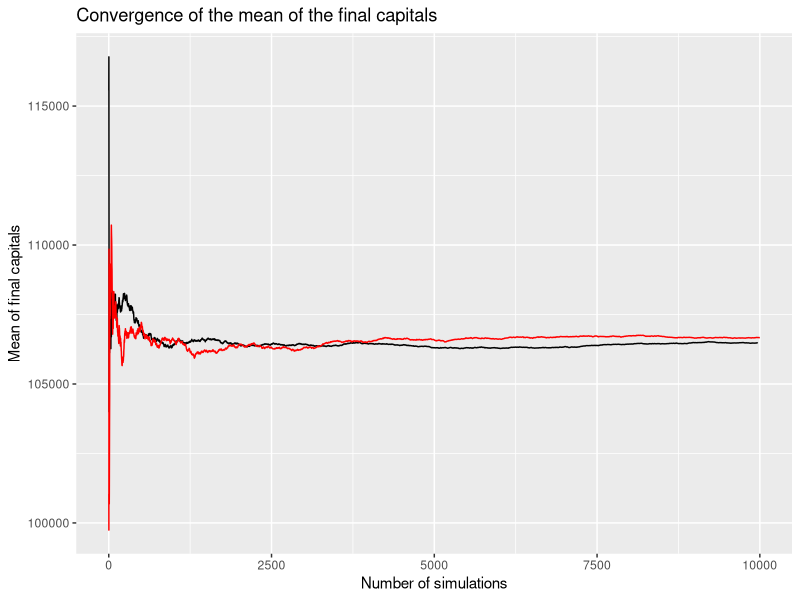
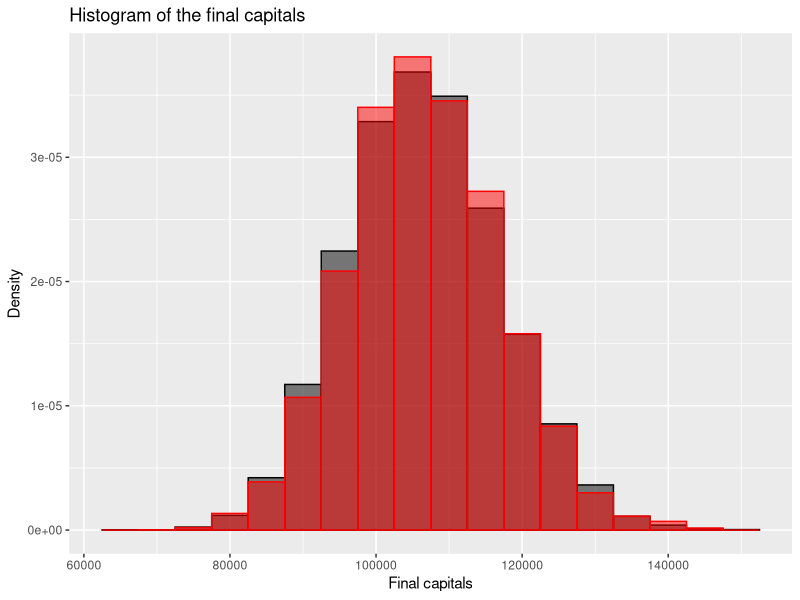
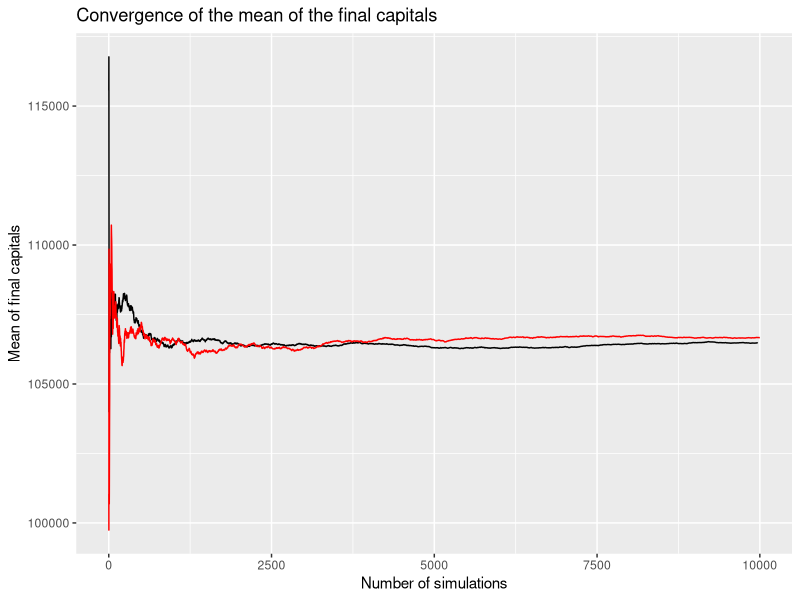
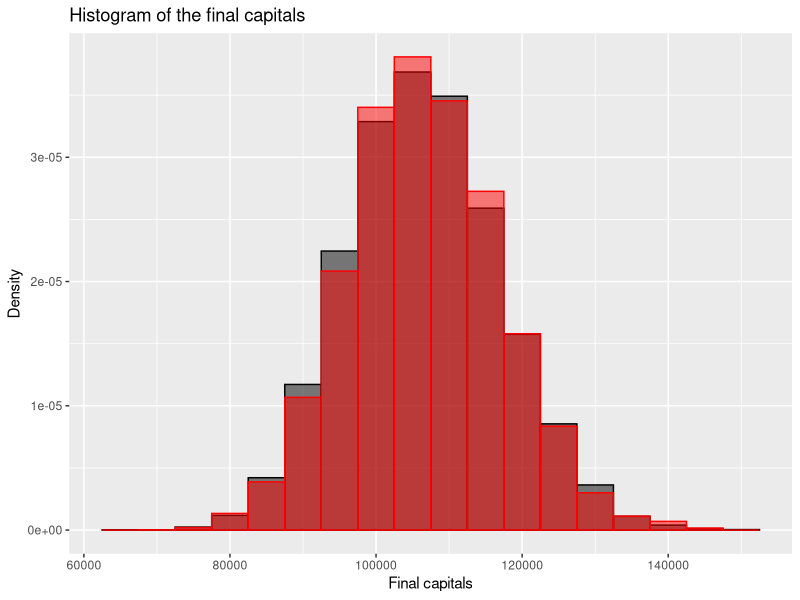

The R source for these figures, in order:
## ---- chunk 1
library(ggplot2)
library(cowplot)
library(knitr)
library(dplyr)
#library(kableExtra)
opts_chunk$set(echo = TRUE, fig.fullwidth=TRUE, fig.height=3)
## ---- chunk 2
inverse.claim <- function(x) {
  return(max((100 / (1 - x)^(1 / 2.5)), 0))
}
## ---- chunk 3
simulate_one_insurance <- function(c0, n0, a, tl, lambda, mu, nu) {
  # Initialize variables
  t <- 0
  n <- n0
  c <- c0
  # Update capital with annuity payments
  dt <- rexp(1, lambda * n + mu * n + nu)
  t <- t + dt
  while (t < tl) {
    # Update the capital with the proportional part of the payments
    c <- c + n * a * dt
    # Decide the type of event
    u <- runif(1)
    if (u < lambda * n / (lambda * n + mu * n + nu)) {
      # Claim event
      claim_amount <- inverse.claim(runif(1))
      c <- c - claim_amount
    } else if (u < (lambda * n + mu * n) / (lambda * n + mu * n + nu)) {
      # Departure event
      n <- max(n - 1, 0)
    } else {
      # Enrollment event
      n <- n + 1
    }
    # Stop if capital becomes negative
    if (c < 0) break
    # Time of next event
    dt <- rexp(1, lambda * n + mu * n + nu)
    t <- t + dt
  }
  return(c)
}
## ---- chunk 4
simulate_insurance <- function(c0, n0, a, tl, lambda, mu, nu, MC) {
  final_capitals <- vector("numeric", MC)
  # Simulate MC paths
  final_capitals <- replicate(MC, simulate_one_insurance(c0, n0, a, tl, lambda, mu, nu))
  # Compute and return outputs
  fraction <- sum(final_capitals > 0) / MC
  pos_fc <- final_capitals[final_capitals > 0]
  mean_final_capitals <- mean(pos_fc)
  sd_final_capitals <- sd(pos_fc)
  return(list(fraction = fraction, mean_final_capital = mean_final_capitals,
              sd_final_capital = sd_final_capitals, pos_fc = pos_fc))
}
## ---- chunk 5
simulate_one_insurance_antithetic <- function(c0, n0, a, tl, lambda, mu, nu) {
  # Initialize variables
  t <- 0
  n <- n0
  c <- c0
  c_anti <- c0
  # Update capital with annuity payments
  dt <- rexp(1, lambda * n + mu * n + nu)
  t <- t + dt
  while (t < tl) {
    # Update the capital with the proportional part of the payments
    c <- c + n * a * dt
    c_anti <- c_anti + n * a * dt
    # Decide the type of event
    u <- runif(1)
    if (u < lambda * n / (lambda * n + mu * n + nu)) {
      # Claim event
      u <- runif(1)
      if (c > 0) { # If the capital is positive, we can perform a claim
        claim_amount <- inverse.claim(u)
        c <- c - claim_amount
      }
      if (c_anti > 0) { 
        # If the capital is positive for antithetic, 
        # we can perform a claim else keep it negative
        claim_anti <- inverse.claim(1-u)
        c_anti <- c_anti - claim_anti
      }
    } else if (u < (lambda * n + mu * n) / (lambda * n + mu * n + nu)) {
      # Departure event
      n <- max(n - 1, 0)
    } else {
      # Enrollment event
      n <- n + 1
    }
    # Stop if both capitals becomes negative, if only one does,
    # we keep going with the other
    if (c < 0 && c_anti < 0) break
    # Time of next event
    dt <- rexp(1, lambda * n + mu * n + nu)
    t <- t + dt
  }
  return(c(c, c_anti))
}
## ---- chunk 6
simulate_insurance_antithetic <- function(c0, n0, a, tl, lambda, mu, nu, MC) {
  antithetic_final_capitals <- replicate(MC, simulate_one_insurance_antithetic(
                                         c0, n0, a, tl, lambda, mu, nu))
  fraction <- sum(antithetic_final_capitals > 0) /(MC*2)
  pos_fc <- antithetic_final_capitals[antithetic_final_capitals > 0]
  mean_final_capitals <- mean(pos_fc)
  sd_final_capitals <- sd(pos_fc)
  return(list(fraction = fraction, mean_final_capital = mean_final_capitals,
              sd_final_capital = sd_final_capitals, pos_fc = pos_fc))
}
## ---- chunk 7
# Function to create the graphs and present them
make_plots <- function(res_normal, res_anti, filename){
  num.normal <- as.numeric(unlist(res_normal['pos_fc']))
  num.anti <- as.numeric(unlist(res_anti['pos_fc']))
  p1 <- ggplot() + 
        geom_line(mapping=aes(x = 1:length(num.normal), 
                              y = cumsum(num.normal)/(1:length(num.normal))),
                  color = "black") +
        geom_line(mapping=aes(x=1:length(num.anti),
                              y = cumsum(num.anti)/(1:length(num.anti))),
                  color = "red") +
        labs(x = "Number of simulations", y = "Mean of final capitals", 
                title = "Convergence of the mean of the final capitals")
  plot(p1)
  ggsave(paste("mean_final_cap", filename, ".png"), p1, width = 10, height = 5)
  p2 <- ggplot() + 
        geom_histogram(mapping= aes(x = num.normal, y=after_stat(density)),
                        binwidth=5000, color = "black", fill = "black", alpha = .5) +
        geom_histogram(mapping= aes(x = num.anti, y=after_stat(density)),
                        binwidth=5000, color = "red", fill = "red", alpha = .5) + 
        labs(x = "Final capitals", y = "Density", 
                title = "Histogram of the final capitals")
  plot(p2)
  ggsave(paste("densities_final_caps", filename, ".png"), p2, width = 10, height = 5)
}
## ---- chunk 8
# Function to simulate the whole thing
simulate_results <- function(c0, n0, a, tl, lambda, mu, nu, MC) {
  res_normal <- simulate_insurance(c0=c0, n0=n0, a=a, tl= tl, mu=mu,
                                   nu=nu, lambda=lambda, MC=MC)
  res_anti <- simulate_insurance_antithetic(c0=c0, n0=n0, a=a, tl= tl, 
                                            mu=mu, nu=nu, lambda=lambda,
                                            MC=MC/2)

  time_normal <- system.time(simulate_insurance(c0=c0, n0=n0, a=a, tl= tl, mu=mu, 
                                                nu=nu, lambda=lambda, MC=MC))
  time_anti <- system.time(simulate_insurance_antithetic(c0=c0, n0=n0, a=a, tl= tl, 
                                                         mu=mu, nu=nu, lambda=lambda,
                                                         MC=MC/2))
  names(time_normal)[3] <- "time elapsed"
  names(time_anti)[3] <- "time elapsed"
  k <- kable(rbind(c("normal", res_normal[1:3], time_normal[3]), 
                    c("antithetic", res_anti[1:3], time_anti[3])), 
              caption = "Results of the simulation with and without antithetic variates")
  return (list(k=k, rn=res_normal, ra=res_anti))
}
## ---- chunk 9
set.seed(42)
c0 <- 1000
n0 <- 100
a <- 100
tl <- 100
lambda <- 0.1
mu <- 0.1
nu <- 0.3
MC <- 10000
v <- simulate_results(c0 = c0, n0 = n0, a = a, tl = tl, lambda = lambda, mu = mu, nu = nu, MC = MC)
unlist(v$k)
## ---- chunk 10
make_plots(v$rn, v$ra, paste(c0, n0, a, tl, lambda, mu, nu, MC, sep = "_"))
